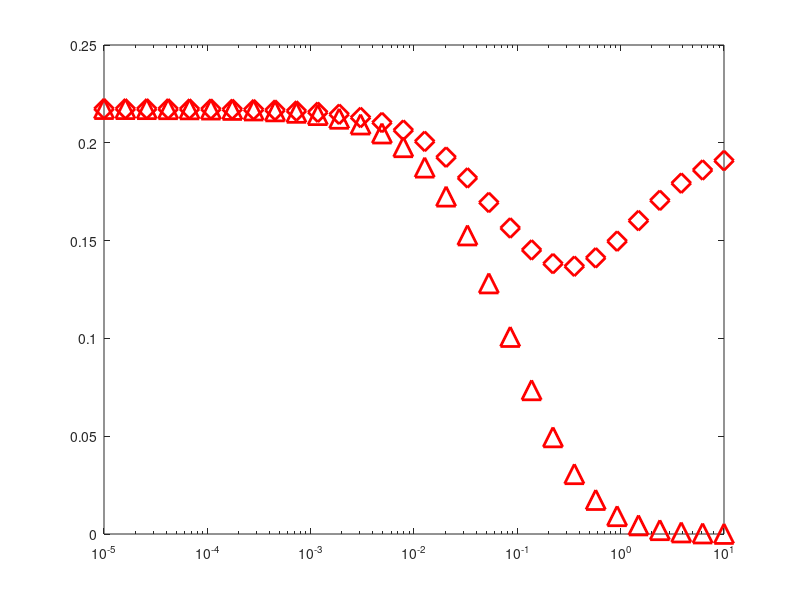

The MATLAB source for this figure: (Note: this script raises an error after producing the figure.)
close all;
clear all;
clc;

% Confinement figure 1, panel 2
%--------------------------------------------%

% define the Localized model equations
R_func = @(kp,kbi,kT,kL,kT_neg,kLT,kL_neg,kc,kc_neg,ki) kp ./(kbi + kT + kL - ((kT_neg.*kT)./(kT_neg+kLT)) + ((kL_neg .*(((kLT.*kT) ./ (kT_neg+kLT)) +kL) ./ (((kc.*kc_neg) ./ (kc_neg+ki)) -kL_neg - kc))));
T_func = @(R,kT,kT_neg,kLT) (kT.*R) ./ (kT_neg+kLT);
RL_func = @(R,kT,kT_neg, kLT,kL,kL_neg,ki,kc,kc_neg) -R.*(((kLT.*kT) ./ (kT_neg+kLT)) +kL)./ (((kc.*kc_neg) ./ (kc_neg+ki)) -kL_neg - kc);
Rc_func = @(kc,kc_neg,ki,RL) (kc.*RL) ./(kc_neg+ki);

clear kp kT kT_neg kc kc_neg ki kLT kL_neg kbi kL;

kp = 1;
kT = (1/30); 
kT_neg = 0.12; 
kc =  0.1;
kc_neg = 0.05; 
ki = 0.05;
kLT = logspace(-5,1,30); 
kL_neg = 0.05; 
kbi = 1*(3*10^-4); 
kL = 0.1*kLT;

kT0 = kT;
kT_neg0 = kT_neg;
kc0 = kc;
kc_neg0 = kc_neg;
ki0 = ki;
kL_neg0 = kL_neg;
kbi0 = kbi;


figure(1)

kc = kc0/4;
R = R_func(kp,kbi,kT,kL,kT_neg,kLT,kL_neg,kc,kc_neg,ki);
T = T_func(R,kT,kT_neg,kLT);
RL = RL_func(R,kT,kT_neg, kLT,kL,kL_neg,ki,kc,kc_neg);
Rc = Rc_func(kc,kc_neg,ki,RL);

semilogx(kLT,(T+Rc)./(R+T+RL+Rc),'rd','linewidth',2,'markersize',14);
hold on
semilogx(kLT,(T)./(R+T+RL+Rc),'r^','linewidth',2,'markersize',14);
semilogx(kLT,(Rc)./(R+T+RL+Rc),'rsq','linewidth',2,'markersize',14);


x = kLT;
y1 = (T+Rc)./(R+T+RL+Rc);
y2 = (T)./(R+T+RL+Rc);
y3 = (Rc)./(R+T+RL+Rc);

kc = kc0;
R = R_func(kp,kbi,kT,kL,kT_neg,kLT,kL_neg,kc,kc_neg,ki);
T = T_func(R,kT,kT_neg,kLT);
RL = RL_func(R,kT,kT_neg, kLT,kL,kL_neg,ki,kc,kc_neg);
Rc = Rc_func(kc,kc_neg,ki,RL);

semilogx(kLT,(T+Rc)./(R+T+RL+Rc),'bd','linewidth',2,'markersize',14);
hold on
semilogx(kLT,(T)./(R+T+RL+Rc),'b^','linewidth',2,'markersize',14);
semilogx(kLT,(Rc)./(R+T+RL+Rc),'bsq','linewidth',2,'markersize',14);


kc = 2*kc0;
R = R_func(kp,kbi,kT,kL,kT_neg,kLT,kL_neg,kc,kc_neg,ki);
T = T_func(R,kT,kT_neg,kLT);
RL = RL_func(R,kT,kT_neg, kLT,kL,kL_neg,ki,kc,kc_neg);
Rc = Rc_func(kc,kc_neg,ki,RL);

semilogx(kLT,(T+Rc)./(R+T+RL+Rc),'d','color',[0 0.5 0],'linewidth',2,'markersize',14);
hold on
semilogx(kLT,(T)./(R+T+RL+Rc),'^','color',[0 0.5 0],'linewidth',2,'markersize',14);
semilogx(kLT,(Rc)./(R+T+RL+Rc),'sq','color',[0 0.5 0],'linewidth',2,'markersize',14);

% plot properties
set(gca','fontsize',28)
xlabel('k_{+L} (s^{-1})','FontSize',30);
ylabel('Confined EGFR fraction','FontSize',30);
set(gcf,'Color','white')
axis tight
ylim([0 1])
xticks([10^-4 10^-2 10^0])


%legend('k_{+c} = k_{+c0}/4 confined (T+R_c) fraction','k_{+c} = k_{+c0}/4 T fraction','k_{+c} = k_{+c0}/4 R_c fraction'...
%    ,'k_{+c} = k_{+c0} confined (T+R_c) fraction','k_{+c} = k_{+c0} T fraction','k_{+c} = k_{+c0} R_c fraction',...
%    'k_{+c} = k_{+c0}*4 confined (T+R_c) fraction','k_{+c} = k_{+c0}*4 T fraction','k_{+c} = k_{+c0}*4 R_c fraction',location ='northwest',Fontsize=12);

kc = kc0;

% Plot colours
% Default uniform params will be blue and default localized will be red
% kT = Orange
% kT_neg = gray
% kc = purple
% kc_neg = dark green [0 0.5 0]
% kL_neg = dark cyan or turqoise [0, 0.8078, 0.8235]
% ki = magenta
% kbi = brown

%legend('boxoff') 
box off



% additional legend details

% Line 1 (solid)
% Making line
annotation('line', [0.15 0.2], [0.85 0.85], 'LineWidth', 3, 'Color', 'k');
% Making text
annotation('textbox', [0.205 0.82 0.15 0.05], 'String', 'Confined T+R_c fraction', ...
           'LineStyle', 'none', 'VerticalAlignment', 'middle','FitBoxToText','on','FontSize', 30);

% Line 2 (dashed)
% Making line
annotation('line', [0.15 0.2], [0.8 0.8], 'LineWidth', 3, 'LineStyle', '--', 'Color', 'k');
% Making text
annotation('textbox', [0.205 0.775 0.15 0.05], 'String', 'T fraction', ...
           'LineStyle', 'none', 'VerticalAlignment', 'middle','FontSize', 30);

% Line 2 (dashed)
% Making line
annotation('line', [0.15 0.2], [0.75 0.75], 'LineWidth', 3, 'LineStyle', ':', 'Color', 'k');
% Making text
annotation('textbox', [0.205 0.725 0.15 0.05], 'String', 'R_c fraction', ...
           'LineStyle', 'none', 'VerticalAlignment', 'middle','FontSize', 30);


% for curves

% Make additional text for legend
annotation('textbox', [0.205 0.5 0.15 0.05], 'String', 'k_{+c} = 0.25k_{+c0}', 'Color','r',...
           'LineStyle', 'none','FontSize', 30);

% Make additional text for legend
annotation('textbox', [0.205 0.5 0.15 0.05], 'String', 'All k_{0}', 'Color','b',...
           'LineStyle', 'none','FontSize', 30);

% Make additional text for legend
annotation('textbox', [0.205 0.5 0.15 0.05], 'String', 'k_{+c} = 4k_{+c0}', 'Color',[0, 0.5, 0],...
           'LineStyle', 'none','FontSize', 30);
